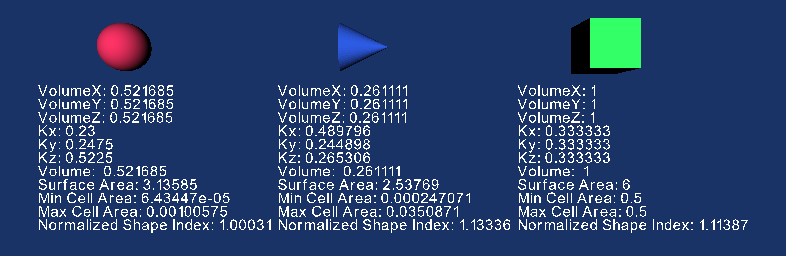

This chart was generated by the following Python code:
#!/usr/bin/env python

# Compute and display mass properties (volume, surface area) for
# a sphere, cone, and cube side by side.

from io import StringIO
import sys

# Factory overrides
import vtkmodules.vtkInteractionStyle  # noqa: F401
import vtkmodules.vtkRenderingOpenGL2  # noqa: F401

from vtkmodules.vtkFiltersCore import (
    vtkMassProperties,
    vtkTriangleFilter,
)
from vtkmodules.vtkFiltersSources import (
    vtkConeSource,
    vtkCubeSource,
    vtkSphereSource,
)
from vtkmodules.vtkRenderingCore import (
    vtkActor,
    vtkPolyDataMapper,
    vtkRenderWindow,
    vtkRenderWindowInteractor,
    vtkRenderer,
)
from vtkmodules.vtkRenderingFreeType import vtkVectorText

# Sources
cone = vtkConeSource()
cone.SetResolution(50)

sphere = vtkSphereSource()
sphere.SetPhiResolution(50)
sphere.SetThetaResolution(50)

cube = vtkCubeSource()
cube.SetXLength(1)
cube.SetYLength(1)
cube.SetZLength(1)

# Sphere pipeline
sphere_mapper = vtkPolyDataMapper()
sphere_mapper.SetInputConnection(sphere.GetOutputPort())
sphere_actor = vtkActor()
sphere_actor.SetMapper(sphere_mapper)
sphere_actor.GetProperty().SetDiffuseColor(1, 0.2, 0.4)
sphere_actor.SetPosition(-5, 0, 0)

# Cone pipeline
cone_mapper = vtkPolyDataMapper()
cone_mapper.SetInputConnection(cone.GetOutputPort())
cone_actor = vtkActor()
cone_actor.SetMapper(cone_mapper)
cone_actor.GetProperty().SetDiffuseColor(0.2, 0.4, 1)
cone_actor.SetPosition(0, 0, 0)

# Cube pipeline
cube_mapper = vtkPolyDataMapper()
cube_mapper.SetInputConnection(cube.GetOutputPort())
cube_actor = vtkActor()
cube_actor.SetMapper(cube_mapper)
cube_actor.GetProperty().SetDiffuseColor(0.2, 1, 0.4)
cube_actor.SetPosition(5, 0, 0)

# Renderer
renderer = vtkRenderer()
renderer.AddActor(sphere_actor)
renderer.AddActor(cone_actor)
renderer.AddActor(cube_actor)
renderer.SetBackground(0.1, 0.2, 0.4)

# Compute mass properties and create text labels for each source.

# Sphere text label.
tri_filter_sphere = vtkTriangleFilter()
tri_filter_sphere.SetInputConnection(sphere.GetOutputPort())
mass_props_sphere = vtkMassProperties()
mass_props_sphere.SetInputConnection(tri_filter_sphere.GetOutputPort())
summary_io_sphere = StringIO()
old_stdout = sys.stdout
sys.stdout = summary_io_sphere
print(mass_props_sphere)
sys.stdout = old_stdout
summary_sphere = summary_io_sphere.getvalue()
start_idx_sphere = summary_sphere.find("  VolumeX")
label_text_sphere = summary_sphere[start_idx_sphere:] if start_idx_sphere >= 0 else summary_sphere
text_source_sphere = vtkVectorText()
text_source_sphere.SetText(label_text_sphere)
text_mapper_sphere = vtkPolyDataMapper()
text_mapper_sphere.SetInputConnection(text_source_sphere.GetOutputPort())
text_actor_sphere = vtkActor()
text_actor_sphere.SetMapper(text_mapper_sphere)
text_actor_sphere.SetScale(0.2, 0.2, 0.2)
text_actor_sphere.SetPosition(sphere_actor.GetPosition())
text_actor_sphere.AddPosition(-2, -1, 0)
renderer.AddActor(text_actor_sphere)

# Cube text label.
tri_filter_cube = vtkTriangleFilter()
tri_filter_cube.SetInputConnection(cube.GetOutputPort())
mass_props_cube = vtkMassProperties()
mass_props_cube.SetInputConnection(tri_filter_cube.GetOutputPort())
summary_io_cube = StringIO()
old_stdout = sys.stdout
sys.stdout = summary_io_cube
print(mass_props_cube)
sys.stdout = old_stdout
summary_cube = summary_io_cube.getvalue()
start_idx_cube = summary_cube.find("  VolumeX")
label_text_cube = summary_cube[start_idx_cube:] if start_idx_cube >= 0 else summary_cube
text_source_cube = vtkVectorText()
text_source_cube.SetText(label_text_cube)
text_mapper_cube = vtkPolyDataMapper()
text_mapper_cube.SetInputConnection(text_source_cube.GetOutputPort())
text_actor_cube = vtkActor()
text_actor_cube.SetMapper(text_mapper_cube)
text_actor_cube.SetScale(0.2, 0.2, 0.2)
text_actor_cube.SetPosition(cube_actor.GetPosition())
text_actor_cube.AddPosition(-2, -1, 0)
renderer.AddActor(text_actor_cube)

# Cone text label.
tri_filter_cone = vtkTriangleFilter()
tri_filter_cone.SetInputConnection(cone.GetOutputPort())
mass_props_cone = vtkMassProperties()
mass_props_cone.SetInputConnection(tri_filter_cone.GetOutputPort())
summary_io_cone = StringIO()
old_stdout = sys.stdout
sys.stdout = summary_io_cone
print(mass_props_cone)
sys.stdout = old_stdout
summary_cone = summary_io_cone.getvalue()
start_idx_cone = summary_cone.find("  VolumeX")
label_text_cone = summary_cone[start_idx_cone:] if start_idx_cone >= 0 else summary_cone
text_source_cone = vtkVectorText()
text_source_cone.SetText(label_text_cone)
text_mapper_cone = vtkPolyDataMapper()
text_mapper_cone.SetInputConnection(text_source_cone.GetOutputPort())
text_actor_cone = vtkActor()
text_actor_cone.SetMapper(text_mapper_cone)
text_actor_cone.SetScale(0.2, 0.2, 0.2)
text_actor_cone.SetPosition(cone_actor.GetPosition())
text_actor_cone.AddPosition(-2, -1, 0)
renderer.AddActor(text_actor_cone)

# Window
render_window = vtkRenderWindow()
render_window.AddRenderer(renderer)
render_window.SetSize(786, 256)
render_window.SetWindowName("mass properties")

# Scene
renderer.ResetCamera()
camera = renderer.GetActiveCamera()
camera.Dolly(3)
renderer.ResetCameraClippingRange()

# Interactor
interactor = vtkRenderWindowInteractor()
interactor.SetRenderWindow(render_window)

interactor.Initialize()
interactor.Start()
